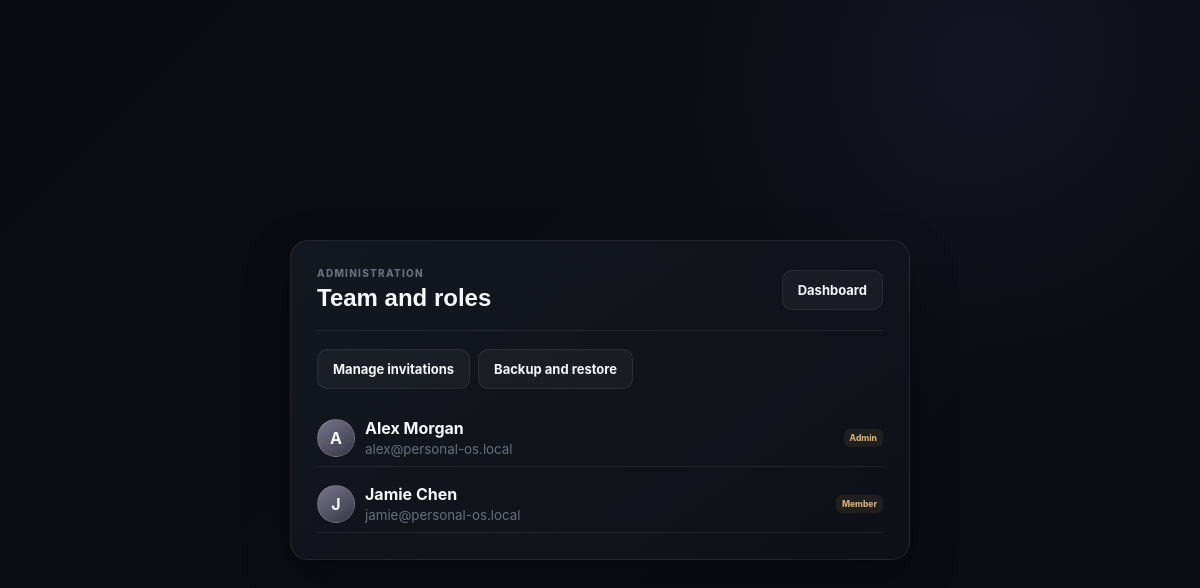
Page /team.php (signed in) on the committed database.
### tables this page shows
CREATE TABLE users (
  id BIGINT UNSIGNED NOT NULL AUTO_INCREMENT,
  name VARCHAR(100) NOT NULL,
  email VARCHAR(191) NOT NULL,
  password_hash VARCHAR(255) NOT NULL,
  role ENUM('admin', 'member') NOT NULL DEFAULT 'member',
  avatar_url VARCHAR(255) DEFAULT NULL,
  timezone VARCHAR(64) NOT NULL DEFAULT 'Europe/Istanbul',
  created_at TIMESTAMP NOT NULL DEFAULT CURRENT_TIMESTAMP,
  updated_at TIMESTAMP NOT NULL DEFAULT CURRENT_TIMESTAMP ON UPDATE CURRENT_TIMESTAMP,
  PRIMARY KEY (id),
  UNIQUE KEY uq_users_email (email)
);

### team.php (the view, shortened to what this page needs)
<?php
$pdo = Database::getInstance()->connection();
$usersStatement = $pdo->query('SELECT id, name, email, role, timezone, created_at FROM users ORDER BY name');
$users = $usersStatement->fetchAll();
?>
<!doctype html>
<html lang="en">
<head><meta charset="utf-8"><meta name="viewport" content="width=device-width,initial-scale=1"><title>Personal OS Team</title><link rel="stylesheet" href="/personal-os/public/css/style.css"></head>
<body>
  <main class="settings-shell">
    <section class="glass-panel settings-card">
      <div class="panel-heading"><div><p class="eyebrow">Administration</p><h1>Team and roles</h1></div><a class="secondary-button settings-back" href="/personal-os/">Dashboard</a></div>
      <div class="export-actions"><a class="secondary-button" href="/personal-os/invitations.php">Manage invitations</a><a class="secondary-button" href="/personal-os/admin/backup.php">Backup and restore</a></div>
      <div class="team-list">
        <?php foreach ($users as $member): ?>
          <article class="team-row">
            <div class="avatar"><?= htmlspecialchars(strtoupper(substr($member['name'], 0, 1))) ?></div>
            <div><strong><?= htmlspecialchars($member['name']) ?></strong><small><?= htmlspecialchars($member['email']) ?></small></div>
            <span class="priority priority-medium"><?= htmlspecialchars($member['role']) ?></span>
          </article>
        <?php endforeach; ?>
      </div>
    </section>
  </main>
</body>
</html>

### public/css/style.css (style rules this page uses)
:root { --bg: #090b10; --panel: rgba(20, 23, 32, 0.78); --panel-strong: rgba(24, 27, 38, 0.94); --border: rgba(255, 255, 255, 0.075); --border-bright: rgba(255, 255, 255, 0.13); --text: #f5f7fb; --muted: #9298a8; --muted-2: #696f7d; --violet: #9d87ff; --violet-strong: #7c64ed; --cyan: #57c8cf; --amber: #e9b86c; --rose: #d98ba3; --green: #69caa1; --danger: #ef7b86; --sidebar-width: 238px; --radius: 18px; --shadow: 0 18px 50px rgba(0, 0, 0, 0.24); }
* { box-sizing: border-box; }
html { scroll-behavior: smooth; }
body { margin: 0; min-height: 100vh; overflow-x: hidden; background: radial-gradient(circle at 82% 8%, rgba(111, 88, 198, 0.09), transparent 21rem), linear-gradient(135deg, #090b10 0%, #0b0d13 54%, #090b10 100%); color: var(--text); font-family: Inter, "Segoe UI", Arial, sans-serif; -webkit-font-smoothing: antialiased; }
button, a { -webkit-tap-highlight-color: transparent; }
.avatar { width: 38px; height: 38px; display: grid; place-items: center; flex: 0 0 auto; border: 1px solid rgba(255,255,255,.12); border-radius: 50%; background: linear-gradient(145deg, #77748b, #383845); font-weight: 700; }
.eyebrow { margin: 0; color: var(--muted-2); font-size: 10px; font-weight: 800; letter-spacing: 1.25px; text-transform: uppercase; }
.primary-button, .secondary-button { height: 40px; border-radius: 10px; padding: 0 15px; font-size: 13px; font-weight: 750; transition: 180ms ease; }
.secondary-button { border: 1px solid var(--border); background: rgba(255,255,255,.04); color: var(--text); }
.glass-panel { border: 1px solid var(--border); border-radius: var(--radius); background: linear-gradient(145deg, rgba(23,26,36,.82), rgba(16,18,26,.78)); box-shadow: var(--shadow); backdrop-filter: blur(18px); }
.glass-panel { transition: border-color 180ms ease, transform 180ms ease, box-shadow 180ms ease; }
.panel-heading { display: flex; align-items: center; justify-content: space-between; }
.priority { border-radius: 6px; padding: 4px 6px; font-size: 8.5px; font-weight: 800; text-transform: capitalize; }
.priority-medium { background: rgba(233,184,108,.08); color: #d0ac75; }
.settings-shell { min-height: 100vh; display: grid; place-items: center; padding: 24px; }
.settings-card { width: min(620px, 100%); padding: 26px; }
.settings-card h1 { margin: 5px 0 0; font: 800 24px "Manrope", sans-serif; }
.settings-back { display: inline-grid; place-items: center; text-decoration: none; }
.team-list { display: grid; gap: 8px; margin-top: 20px; }
.team-row { min-height: 58px; display: flex; align-items: center; gap: 10px; border-bottom: 1px solid var(--border); }
.team-row > div:nth-child(2) { flex: 1; display: flex; flex-direction: column; }
.team-row small { color: var(--muted-2); margin-top: 3px; }
.export-actions { display: flex; flex-wrap: wrap; gap: 8px; margin-top: 18px; padding-top: 18px; border-top: 1px solid var(--border); }
.export-actions .secondary-button { display: inline-grid; place-items: center; text-decoration: none; }

### rows in the picture
users: name "A", name "Alex Morgan", email "alex@personal-os.local", role "Admin"
users: name "J", name "Jamie Chen", email "jamie@personal-os.local", role "Member"
